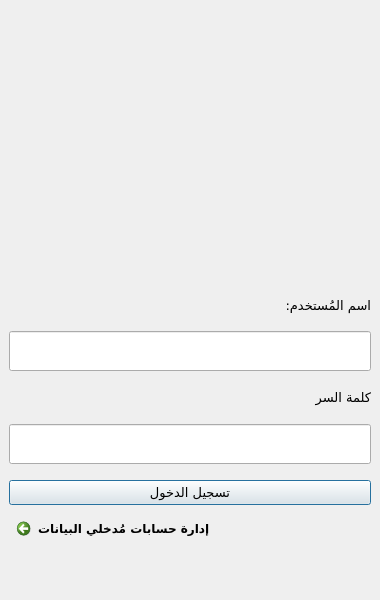
<?xml version="1.0" encoding="UTF-8"?>
<ui version="4.0">
 <class>loginWindow</class>
 <widget class="QMainWindow" name="loginWindow">
  <property name="geometry">
   <rect>
    <x>0</x>
    <y>0</y>
    <width>380</width>
    <height>600</height>
   </rect>
  </property>
  <property name="minimumSize">
   <size>
    <width>380</width>
    <height>600</height>
   </size>
  </property>
  <property name="maximumSize">
   <size>
    <width>380</width>
    <height>600</height>
   </size>
  </property>
  <property name="font">
   <font>
    <family>Almarai</family>
    <pointsize>10</pointsize>
   </font>
  </property>
  <property name="windowTitle">
   <string>نافذة تسجيل الدخول</string>
  </property>
  <property name="windowIcon">
   <iconset>
    <normaloff>login.svg</normaloff>login.svg</iconset>
  </property>
  <property name="layoutDirection">
   <enum>Qt::RightToLeft</enum>
  </property>
  <property name="locale">
   <locale language="Arabic" country="Syria"/>
  </property>
  <widget class="QWidget" name="widget">
   <layout class="QVBoxLayout">
    <item alignment="Qt::AlignHCenter">
     <widget class="QLabel" name="label">
      <property name="enabled">
       <bool>true</bool>
      </property>
      <property name="minimumSize">
       <size>
        <width>250</width>
        <height>250</height>
       </size>
      </property>
      <property name="maximumSize">
       <size>
        <width>250</width>
        <height>250</height>
       </size>
      </property>
      <property name="sizeIncrement">
       <size>
        <width>0</width>
        <height>0</height>
       </size>
      </property>
      <property name="layoutDirection">
       <enum>Qt::RightToLeft</enum>
      </property>
      <property name="frameShadow">
       <enum>QFrame::Plain</enum>
      </property>
      <property name="pixmap">
       <pixmap>assets/logo/SARC Logo HD.png</pixmap>
      </property>
      <property name="scaledContents">
       <bool>true</bool>
      </property>
     </widget>
    </item>
    <item>
     <spacer name="verticalSpacer">
      <property name="orientation">
       <enum>Qt::Vertical</enum>
      </property>
      <property name="sizeType">
       <enum>QSizePolicy::Fixed</enum>
      </property>
      <property name="sizeHint" stdset="0">
       <size>
        <width>20</width>
        <height>20</height>
       </size>
      </property>
     </spacer>
    </item>
    <item>
     <widget class="QLabel" name="label_2">
      <property name="font">
       <font>
        <family>Almarai</family>
        <pointsize>10</pointsize>
       </font>
      </property>
      <property name="text">
       <string>اسم المُستخدم:</string>
      </property>
     </widget>
    </item>
    <item>
     <widget class="QLineEdit" name="lineEdit">
      <property name="sizePolicy">
       <sizepolicy hsizetype="Expanding" vsizetype="Maximum">
        <horstretch>0</horstretch>
        <verstretch>0</verstretch>
       </sizepolicy>
      </property>
      <property name="minimumSize">
       <size>
        <width>0</width>
        <height>40</height>
       </size>
      </property>
      <property name="font">
       <font>
        <family>Almarai</family>
        <pointsize>10</pointsize>
       </font>
      </property>
     </widget>
    </item>
    <item>
     <widget class="QLabel" name="label_3">
      <property name="font">
       <font>
        <family>Almarai</family>
        <pointsize>10</pointsize>
       </font>
      </property>
      <property name="text">
       <string>كلمة السر</string>
      </property>
     </widget>
    </item>
    <item>
     <widget class="QLineEdit" name="lineEdit_2">
      <property name="sizePolicy">
       <sizepolicy hsizetype="Expanding" vsizetype="Maximum">
        <horstretch>0</horstretch>
        <verstretch>0</verstretch>
       </sizepolicy>
      </property>
      <property name="minimumSize">
       <size>
        <width>0</width>
        <height>40</height>
       </size>
      </property>
      <property name="font">
       <font>
        <family>Almarai</family>
        <pointsize>10</pointsize>
       </font>
      </property>
      <property name="echoMode">
       <enum>QLineEdit::Password</enum>
      </property>
     </widget>
    </item>
    <item>
     <spacer name="verticalSpacer_3">
      <property name="orientation">
       <enum>Qt::Vertical</enum>
      </property>
      <property name="sizeType">
       <enum>QSizePolicy::Fixed</enum>
      </property>
      <property name="sizeHint" stdset="0">
       <size>
        <width>10</width>
        <height>10</height>
       </size>
      </property>
     </spacer>
    </item>
    <item>
     <widget class="QPushButton" name="btnLogin">
      <property name="font">
       <font>
        <family>Almarai</family>
        <pointsize>10</pointsize>
       </font>
      </property>
      <property name="text">
       <string>تسجيل الدخول</string>
      </property>
      <property name="icon">
       <iconset>
        <normaloff>assets/icons/login.svg</normaloff>assets/icons/login.svg</iconset>
      </property>
      <property name="shortcut">
       <string>Return</string>
      </property>
      <property name="autoDefault">
       <bool>true</bool>
      </property>
      <property name="default">
       <bool>true</bool>
      </property>
     </widget>
    </item>
    <item>
     <widget class="QCommandLinkButton" name="btnAccountsManage">
      <property name="font">
       <font>
        <pointsize>9</pointsize>
       </font>
      </property>
      <property name="toolTip">
       <string>هذا الزر مُخصص لمسؤول البيانات</string>
      </property>
      <property name="text">
       <string>إدارة حسابات مُدخلي البيانات</string>
      </property>
      <property name="icon">
       <iconset>
        <normaloff>assets/icons/business-manager.svg</normaloff>assets/icons/business-manager.svg</iconset>
      </property>
      <property name="iconSize">
       <size>
        <width>25</width>
        <height>25</height>
       </size>
      </property>
     </widget>
    </item>
    <item>
     <spacer name="verticalSpacer_2">
      <property name="orientation">
       <enum>Qt::Vertical</enum>
      </property>
      <property name="sizeType">
       <enum>QSizePolicy::Maximum</enum>
      </property>
      <property name="sizeHint" stdset="0">
       <size>
        <width>20</width>
        <height>40</height>
       </size>
      </property>
     </spacer>
    </item>
   </layout>
  </widget>
 </widget>
 <resources/>
 <connections>
  <connection>
   <sender>btnLogin</sender>
   <signal>clicked()</signal>
   <receiver>loginWindow</receiver>
   <slot>close()</slot>
   <hints>
    <hint type="sourcelabel">
     <x>31</x>
     <y>489</y>
    </hint>
    <hint type="destinationlabel">
     <x>32</x>
     <y>527</y>
    </hint>
   </hints>
  </connection>
 </connections>
</ui>
